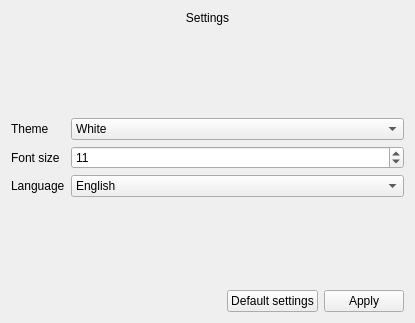
<?xml version="1.0" encoding="UTF-8"?>
<ui version="4.0">
 <class>Settings</class>
 <widget class="QWidget" name="Settings">
  <property name="geometry">
   <rect>
    <x>0</x>
    <y>0</y>
    <width>415</width>
    <height>323</height>
   </rect>
  </property>
  <property name="windowTitle">
   <string>Form</string>
  </property>
  <layout class="QVBoxLayout" name="verticalLayout">
   <item>
    <widget class="QLabel" name="label_settings">
     <property name="sizePolicy">
      <sizepolicy hsizetype="Preferred" vsizetype="Maximum">
       <horstretch>0</horstretch>
       <verstretch>0</verstretch>
      </sizepolicy>
     </property>
     <property name="text">
      <string>Settings</string>
     </property>
     <property name="alignment">
      <set>Qt::AlignHCenter|Qt::AlignTop</set>
     </property>
    </widget>
   </item>
   <item>
    <spacer name="verticalSpacer_2">
     <property name="orientation">
      <enum>Qt::Vertical</enum>
     </property>
     <property name="sizeType">
      <enum>QSizePolicy::Ignored</enum>
     </property>
     <property name="sizeHint" stdset="0">
      <size>
       <width>20</width>
       <height>40</height>
      </size>
     </property>
    </spacer>
   </item>
   <item>
    <layout class="QFormLayout" name="formLayout">
     <property name="formAlignment">
      <set>Qt::AlignLeading|Qt::AlignLeft|Qt::AlignVCenter</set>
     </property>
     <item row="0" column="0">
      <widget class="QLabel" name="label_theme">
       <property name="text">
        <string>Theme</string>
       </property>
      </widget>
     </item>
     <item row="0" column="1">
      <widget class="QComboBox" name="themeComboBox">
       <property name="sizePolicy">
        <sizepolicy hsizetype="Preferred" vsizetype="Preferred">
         <horstretch>0</horstretch>
         <verstretch>0</verstretch>
        </sizepolicy>
       </property>
       <item>
        <property name="text">
         <string>White</string>
        </property>
       </item>
       <item>
        <property name="text">
         <string>Dark</string>
        </property>
       </item>
      </widget>
     </item>
     <item row="1" column="0">
      <widget class="QLabel" name="label_fontSize">
       <property name="text">
        <string>Font size</string>
       </property>
      </widget>
     </item>
     <item row="1" column="1">
      <widget class="QDoubleSpinBox" name="fontSizeDoubleSpinBox">
       <property name="sizePolicy">
        <sizepolicy hsizetype="Minimum" vsizetype="Preferred">
         <horstretch>0</horstretch>
         <verstretch>0</verstretch>
        </sizepolicy>
       </property>
       <property name="decimals">
        <number>0</number>
       </property>
       <property name="minimum">
        <double>3.000000000000000</double>
       </property>
       <property name="value">
        <double>11.000000000000000</double>
       </property>
      </widget>
     </item>
     <item row="2" column="0">
      <widget class="QLabel" name="label_language">
       <property name="text">
        <string>Language</string>
       </property>
      </widget>
     </item>
     <item row="2" column="1">
      <widget class="QComboBox" name="languageComboBox">
       <property name="sizePolicy">
        <sizepolicy hsizetype="Preferred" vsizetype="Preferred">
         <horstretch>0</horstretch>
         <verstretch>0</verstretch>
        </sizepolicy>
       </property>
       <item>
        <property name="text">
         <string>English</string>
        </property>
       </item>
       <item>
        <property name="text">
         <string>Hrvatski</string>
        </property>
       </item>
      </widget>
     </item>
    </layout>
   </item>
   <item>
    <spacer name="verticalSpacer">
     <property name="orientation">
      <enum>Qt::Vertical</enum>
     </property>
     <property name="sizeType">
      <enum>QSizePolicy::Minimum</enum>
     </property>
     <property name="sizeHint" stdset="0">
      <size>
       <width>20</width>
       <height>40</height>
      </size>
     </property>
    </spacer>
   </item>
   <item>
    <layout class="QHBoxLayout" name="horizontalLayout_2">
     <item>
      <spacer name="horizontalSpacer">
       <property name="orientation">
        <enum>Qt::Horizontal</enum>
       </property>
       <property name="sizeHint" stdset="0">
        <size>
         <width>40</width>
         <height>20</height>
        </size>
       </property>
      </spacer>
     </item>
     <item>
      <widget class="QPushButton" name="pushButton_default">
       <property name="text">
        <string>Default settings</string>
       </property>
      </widget>
     </item>
     <item>
      <widget class="QPushButton" name="pushButton_apply">
       <property name="text">
        <string>Apply</string>
       </property>
      </widget>
     </item>
    </layout>
   </item>
  </layout>
 </widget>
 <resources/>
 <connections/>
</ui>
